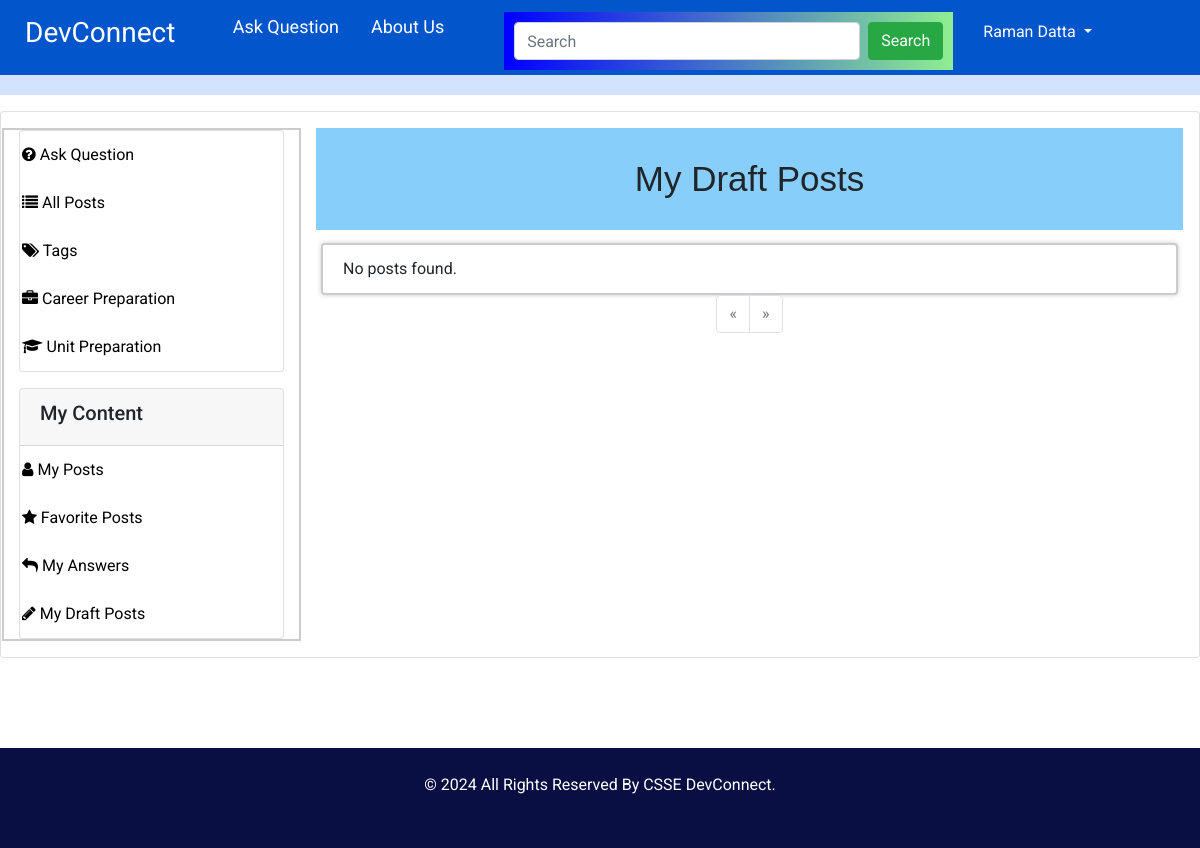
Before: /drafts (signed in) with the older database file.
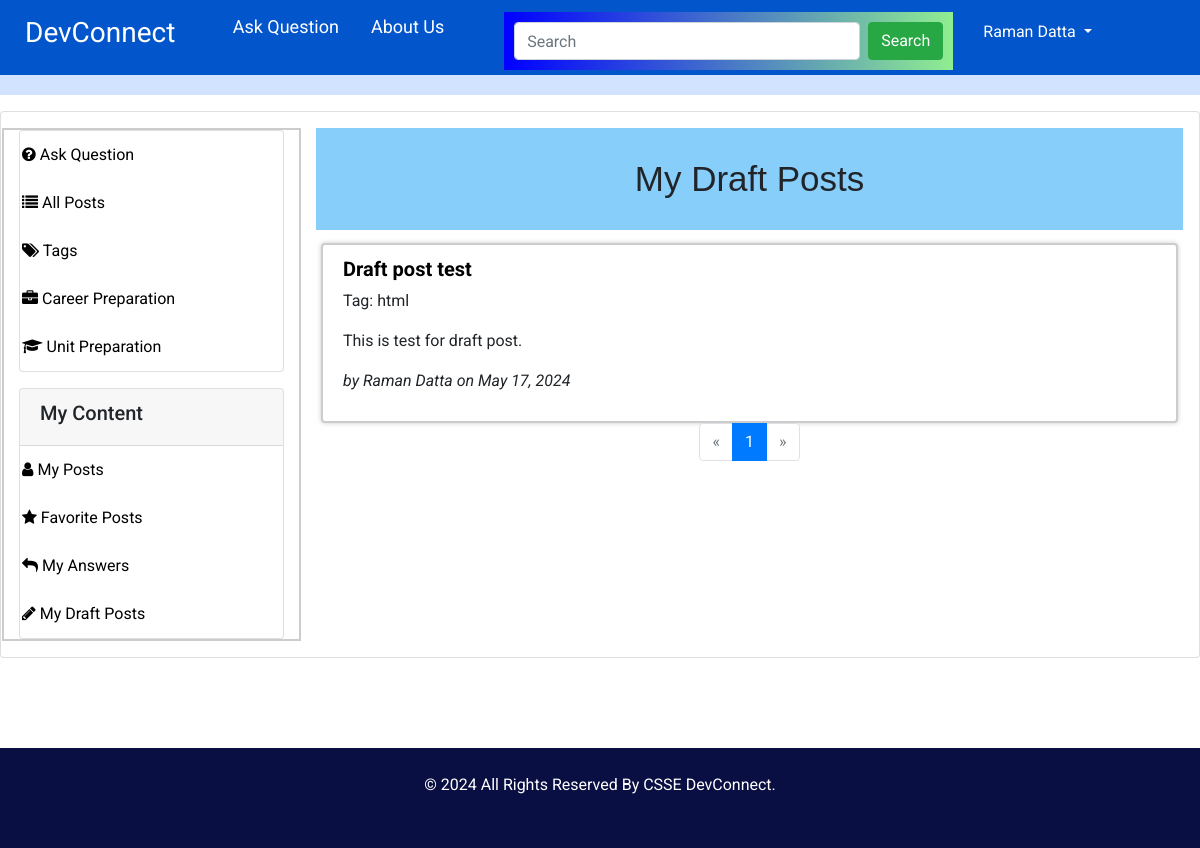
After: the same page with the newer database file.
### app/models/model.py (models this page shows, shortened)
class Posts(db.Model):
    __tablename__ = "posts"
    id = db.Column(db.Integer, primary_key=True)
    title = db.Column(db.String(255), nullable=False)
    content = db.Column(db.Text, nullable=False)
    author_id = db.Column(db.Integer, db.ForeignKey('users.id'))
    date_posted = db.Column(db.DateTime, default=datetime.utcnow)
    deleted = db.Column(db.Boolean, default=False)
    answered = db.Column(db.Boolean, default=False)
    tag_id = db.Column(db.Integer, db.ForeignKey('tags.id'))
    career_preparation = db.Column(db.Boolean, default=False)
    is_draft = db.Column(db.Boolean, default=False)  # New column to indicate if the post is a draft
    author = db.relationship('User', backref=db.backref('posts', lazy=True))
    tag = db.relationship('Tag', backref=db.backref('posts', lazy=True))

class Tag(db.Model):
    __tablename__ = "tags"
    id = db.Column(db.Integer, primary_key=True)
    tag = db.Column(db.String(100), nullable=False)

class User(UserMixin, db.Model):
    __tablename__ = "users"
    id = db.Column(db.Integer, primary_key=True)
    first_name = db.Column(db.String(100), nullable=False)
    last_name = db.Column(db.String(100), nullable=False)
    uwa_id = db.Column(db.String(100), unique=True, nullable=False)
    email = db.Column(db.String(100), unique=True, nullable=False)
    major = db.Column(db.String(100), nullable=False)
    password_hash = db.Column(db.String(200), nullable=False)
    user_image = db.Column(db.String(200))
    is_disabled = db.Column(db.Boolean, default=False)
    timestamp = db.Column(db.DateTime, default=datetime.utcnow)
    role = db.Column(db.String(100))
    @property
    def is_active(self):
        return not self.is_disabled

### app/controllers/main_controller.py (the view)
@main.route('/drafts')
@login_required
def drafts():
    page = request.args.get('page', 1, type=int)
    order = request.args.get('order', 'asc')
    heading = "My Draft Posts"
    user_drafts_query = Posts.query.filter_by(author_id=current_user.id, is_draft=True).order_by(
        Posts.date_posted.asc() if order == 'asc' else Posts.date_posted.desc()
    )
    pagination = user_drafts_query.paginate(page=page, per_page=10, error_out=False)
    user_drafts = pagination.items
    return render_template('main/drafts.html', posts=user_drafts, pagination=pagination, heading=heading, origin='drafts')

### app/__init__.py (called while the page is built)
def create_app(config_class=Config):
    app = Flask(__name__)
    ckeditor = CKEditor(app)
    app.config.from_object(config_class)
    db.init_app(app)
    migrate.init_app(app, db)
    mail.init_app(app)
    login_manager.init_app(app)  # Attach LoginManager to the app
    login_manager.login_view = 'auth.login'  # Define the login view
    login_manager.login_message = "Please log in to access this page."  # Optional: Customize the login message
    @login_manager.user_loader
    def load_user(user_id):
        from app.models.model import User  # Import inside to avoid circular import issues
        user = User.query.get(int(user_id))
        return user
    from app.controllers.auth_controller import auth
    from app.controllers.main_controller import main
    app.register_blueprint(auth, url_prefix='/auth')
    app.register_blueprint(main)
    return app

### app/templates/main/drafts.html (shortened to what this page needs)
{% extends "includes/layout.html" %}
{% block content %}
<div class="card p-3 mt-3">
    <div class="row">
        {% include "includes/sidebar.html" %}
        <div class="col-md-9">
            <h1>My Draft Posts</h1>
            <ul class="list-group" id="posts-list">
                {% for post in posts %}
                <li class="list-group-item">
                    <h5>
                        <a href="{{ url_for('main.view_draft', post_id=post.id, origin='drafts') }}">{{ post.title }}</a>
                    </h5>
                    <p>Tag: {{ post.tag.tag if post.tag else 'N/A' }}</p>
                    <p>{{ post.content|safe }}</p>
                    <p class="authorpost">by <span class="author_n">{{ post.author.first_name }} {{ post.author.last_name }}</span> on {{ post.date_posted.strftime('%B %d, %Y') }}</p>
                </li>
                {% endfor %}
                {% if not posts %}
                <li class="list-group-item">No posts found.</li>
                {% endif %}
            </ul>
            <nav aria-label="Page navigation">
                <ul class="pagination justify-content-center">
                    {% if pagination.has_prev %}
                    <li class="page-item">
                        <a class="page-link" href="{{ url_for('main.drafts', page=pagination.prev_num) }}" aria-label="Previous">
                            <span aria-hidden="true">&laquo;</span>
                        </a>
                    </li>
                    {% else %}
                    <li class="page-item disabled">
                        <a class="page-link" href="#" aria-label="Previous">
                            <span aria-hidden="true">&laquo;</span>
                        </a>
                    </li>
                    {% endif %}
                    {% for page_num in pagination.iter_pages() %}
                    <li class="page-item {% if page_num == pagination.page %}active{% endif %}">
                        <a class="page-link" href="{{ url_for('main.drafts', page=page_num) }}">{{ page_num }}</a>
                    </li>
                    {% endfor %}
                    {% if pagination.has_next %}
                    <li class="page-item">
                        <a class="page-link" href="{{ url_for('main.drafts', page=pagination.next_num) }}" aria-label="Next">
                            <span aria-hidden="true">&raquo;</span>
                        </a>
                    </li>
                    {% else %}
                    <li class="page-item disabled">
                        <a class="page-link" href="#" aria-label="Next">
                            <span aria-hidden="true">&raquo;</span>
                        </a>
                    </li>
                    {% endif %}
                </ul>
            </nav>
        </div>
    </div>
</div>
{% endblock %}

Changed rows visible on the page:
added Posts: title "Draft post test", tag "html", content "This is test for draft post.", author.first_name "Raman", author.last_name "Datta", date_posted "May 17, 2024"
Other visible differences:
new list line: "1"
text no longer shown: "No posts found."
